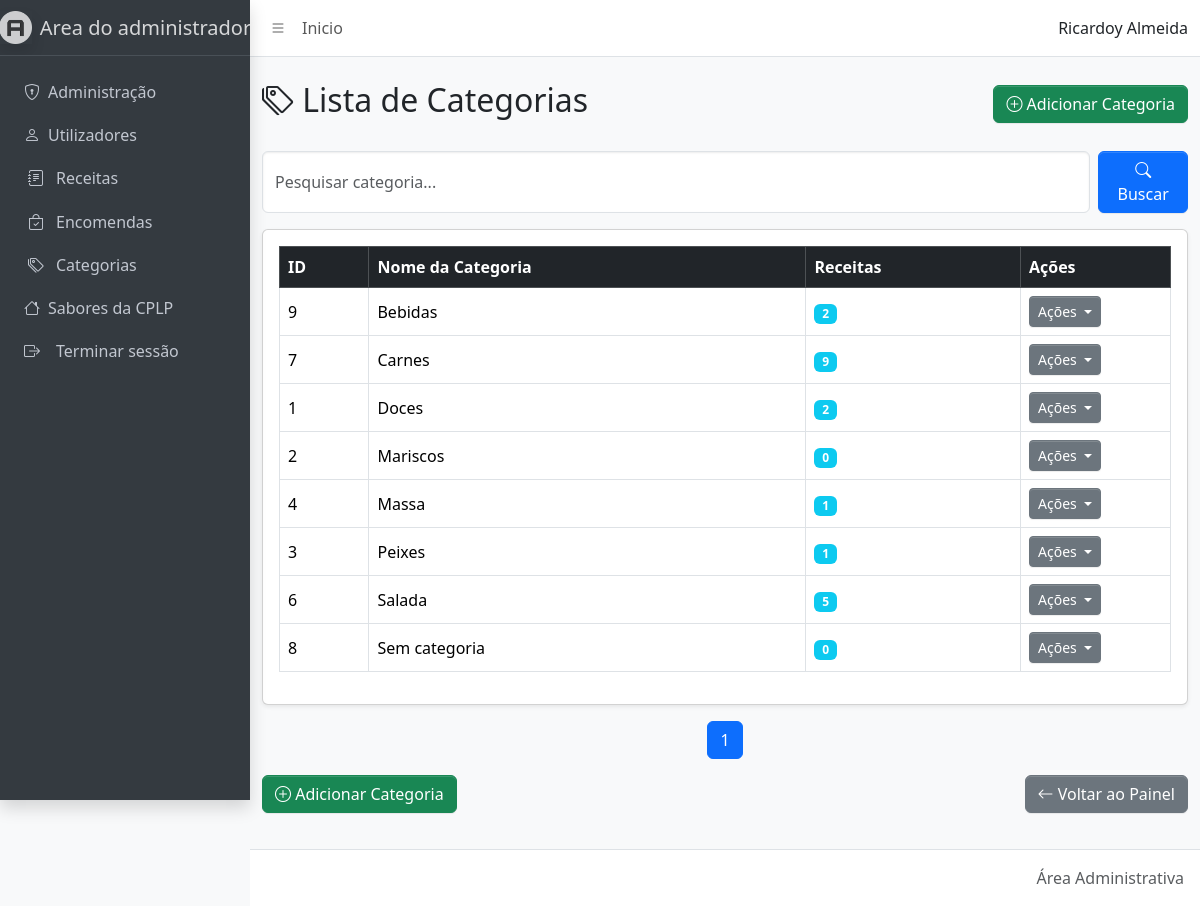
Page /adm/ver_categorias.php?erro=id_invalido (signed in) on the committed database.
### tables this page shows
CREATE TABLE `utilizador` (
  `id_utilizador` int(11) NOT NULL,
  `nome` varchar(45) NOT NULL,
  `username` varchar(45) NOT NULL,
  `email` varchar(65) NOT NULL,
  `telefone` varchar(20) NOT NULL,
  `password` varchar(255) NOT NULL,
  `id_tipo` int(11) NOT NULL
);

CREATE TABLE `categoria` (
  `idcategoria` int(11) NOT NULL,
  `nome_categoria` varchar(45) NOT NULL
);

### adm/ver_categorias.php (the view, shortened to what this page needs)
<?php
require '../conexao.php';
$pesquisa = isset($_GET['pesquisa']) ? trim($_GET['pesquisa']) : "";
$like = "%" . $pesquisa . "%";
$limite = 20;
$pagina = isset($_GET['pagina']) && is_numeric($_GET['pagina']) ? (int)$_GET['pagina'] : 1;
$stmtCount = $conn->prepare("
    SELECT COUNT(*) AS total
    FROM categoria c
    WHERE c.nome_categoria LIKE ?
");
$stmtCount->bind_param("s", $like);
$stmtCount->execute();
$totalRegistos = (int)$stmtCount->get_result()->fetch_assoc()['total'];
$totalPaginas = max(1, (int)ceil($totalRegistos / $limite));
$offset = ($pagina - 1) * $limite;
$sql = "
    SELECT
        c.idcategoria,
        c.nome_categoria,
        COALESCE(COUNT(r.idreceita), 0) AS qtd_receitas
    FROM categoria c
    LEFT JOIN receita r ON r.categoria_idcategoria = c.idcategoria
    WHERE c.nome_categoria LIKE ?
    GROUP BY c.idcategoria, c.nome_categoria
    ORDER BY c.nome_categoria ASC
    LIMIT ? OFFSET ?
";
$stmtData = $conn->prepare($sql);
$stmtData->bind_param("sii", $like, $limite, $offset);
$stmtData->execute();
$categorias = $stmtData->get_result();
?>
<!doctype html>
<html lang="pt">
<head>
  <link rel="stylesheet" href="./css/adminlte.css" />
  <link rel="stylesheet" href="https://cdn.jsdelivr.net/npm/bootstrap-icons@1.13.1/font/bootstrap-icons.min.css">
  <link href="https://cdn.jsdelivr.net/npm/bootstrap@5.3.3/dist/css/bootstrap.min.css" rel="stylesheet">
</head>
 <?php include 'slide_bar.php'; ?>
  <main class="app-main">
    <div class="container-fluid my-4">
      <div class="d-flex justify-content-between align-items-center mb-4">
        <h2><i class="bi bi-tags"></i> Lista de Categorias</h2>
        <a href="adicionar_categoria.php" class="btn btn-success">
          <i class="bi bi-plus-circle"></i> Adicionar Categoria
        </a>
      </div>
      <form method="get" class="mb-3 d-flex">
        <input type="text" name="pesquisa" class="form-control me-2" placeholder="Pesquisar categoria..." value="<?= htmlspecialchars($pesquisa) ?>">
        <button type="submit" class="btn btn-primary"><i class="bi bi-search"></i> Buscar</button>
      </form>
      <div class="card shadow-sm">
        <div class="card-body">
          <div class="table-responsive">
            <table class="table table-hover table-bordered align-middle">
              <thead class="table-dark">
                <tr>
                  <th>ID</th>
                  <th>Nome da Categoria</th>
                  <th>Receitas</th>
                  <th style="width: 150px;">Ações</th>
                </tr>
              </thead>
              <tbody>
                <?php if ($categorias && $categorias->num_rows > 0): ?>
                  <?php while ($row = $categorias->fetch_assoc()): ?>
                    <tr>
                      <td><?= $row['idcategoria'] ?></td>
                      <td><?= htmlspecialchars($row['nome_categoria']) ?></td>
                      <td>
                        <span class="badge bg-info"><?= (int)$row['qtd_receitas'] ?></span>
                      </td>
                      <td>
                        <div class="dropdown">
                          <button class="btn btn-sm btn-secondary dropdown-toggle" type="button" data-bs-toggle="dropdown" aria-expanded="false">
                            Ações
                          </button>
                        </div>
                      </td>
                    </tr>
                  <?php endwhile; ?>
                <?php else: ?>
                  <tr><td colspan="4" class="text-center">Nenhuma categoria encontrada.</td></tr>
                <?php endif; ?>
              </tbody>
            </table>
          </div>
        </div>
      </div>
      <nav aria-label="Navegação de páginas">
        <ul class="pagination justify-content-center mt-3">
          <?php for ($i = 1; $i <= $totalPaginas; $i++): ?>
            <li class="page-item <?= ($i == $pagina) ? 'active' : '' ?>">
              <a class="page-link" href="?pagina=<?= $i ?>&pesquisa=<?= urlencode($pesquisa) ?>"><?= $i ?></a>
            </li>
          <?php endfor; ?>
        </ul>
      </nav>
      <div class="d-flex justify-content-between mt-3">
        <a href="adicionar_categoria.php" class="btn btn-success">
          <i class="bi bi-plus-circle"></i> Adicionar Categoria
        </a>
        <a href="adm1.php" class="btn btn-secondary">
          <i class="bi bi-arrow-left"></i> Voltar ao Painel
        </a>
      </div>
    </div>
  </main>
  <footer class="app-footer">
    <div class="float-end d-none d-sm-inline">Área Administrativa</div>
  </footer>
</div>
</body>
</html>

### adm/slide_bar.php (shortened to what this page needs)
<?php
$id = $_SESSION['id_utilizador'];
$sql = "SELECT * FROM utilizador WHERE id_utilizador = ?";
$stmt = $conn->prepare($sql);
$stmt->bind_param("i", $id);
$stmt->execute();
$user = $stmt->get_result()->fetch_assoc();
?>
  <body class="layout-fixed sidebar-expand-lg sidebar-open bg-body-tertiary">
    <div class="app-wrapper">
      <nav class="app-header navbar navbar-expand bg-body">
        <div class="container-fluid">
          <ul class="navbar-nav">
            <li class="nav-item">
              <a class="nav-link" data-lte-toggle="sidebar" href="#" role="button">
                <i class="bi bi-list"></i>
              </a>
            </li>
            <li class="nav-item d-none d-md-block"><a href="adm1.php" class="nav-link">Inicio</a></li>
          </ul>
          <ul class="navbar-nav ms-auto">
            <li class="nav-item dropdown user-menu">
                <span class="d-none d-md-inline"><?= htmlspecialchars($user['nome']) ?></span>
            </li>
          </ul>
        </div>
      </nav>
      <aside class="app-sidebar bg-body-secondary shadow" data-bs-theme="dark">
        <div class="sidebar-brand">
          <a href="adm1.php" class="brand-link">
            <img
              src="./assets/img/AdminLTELogo.png"
              alt="AdminLTE Logo"
              class="brand-image opacity-75 shadow"
            />
            <span class="brand-text fw-light">Area do administrador</span>
          </a>
        </div>
        <div class="sidebar-wrapper">
          <nav class="mt-2">
            <ul
              class="nav sidebar-menu flex-column"
              data-lte-toggle="treeview"
              role="navigation"
              aria-label="Main navigation"
              data-accordion="false"
              id="navigation"
            >
              <li class="nav-item">
                <a href="adm1.php" class="nav-link">
                  <i class="bi bi-shield-lock"></i>
                  <p>Administração</p>
                </a>
              </li>
              <li class="nav-item">
                <a href="ver_utilizadores.php" class="nav-link">
                  <i class="bi bi-person"></i>
                  <p>Utilizadores</p>
                </a>
              </li>
               <li class="nav-item">
                <a href="ver_receitas.php" class="nav-link">
                  <i class="nav-icon bi bi-journal-text"></i>
                  <p>Receitas</p>
                </a>
              </li>
               <li class="nav-item">
                <a href="ver_encomendas.php" class="nav-link">
                  <i class="nav-icon bi bi-bag-check"></i>
                  <p>Encomendas</p>
                </a>
              </li>
               <li class="nav-item">
                <a href="ver_categorias.php" class="nav-link">
                 <i class="nav-icon bi bi-tags"></i>
                  <p>Categorias</p>
                </a>
              </li>
               <li class="nav-item">
                <a href="../index.php" class="nav-link">
                  <i class="bi bi-house"></i>
                  <p>Sabores da CPLP</p>
                </a>
              </li>
<li class="nav-item">
                <a href="../logout.php" class="nav-link">
                  <i class="bi bi-box-arrow-right me-2"></i>
                  <p>Terminar sessão</p>
                </a>
              </li>
            </ul>
          </nav>
        </div>
      </aside>

### rows in the picture
utilizador: nome "Ricardoy Almeida"
categoria: idcategoria "9", nome_categoria "Bebidas", qtd_receitas "2"
categoria: idcategoria "7", nome_categoria "Carnes", qtd_receitas "9"
categoria: idcategoria "1", nome_categoria "Doces", qtd_receitas "2"
categoria: idcategoria "2", nome_categoria "Mariscos", qtd_receitas "0"
categoria: idcategoria "4", nome_categoria "Massa", qtd_receitas "1"
categoria: idcategoria "3", nome_categoria "Peixes", qtd_receitas "1"
categoria: idcategoria "6", nome_categoria "Salada", qtd_receitas "5"
categoria: idcategoria "8", nome_categoria "Sem categoria", qtd_receitas "0"
